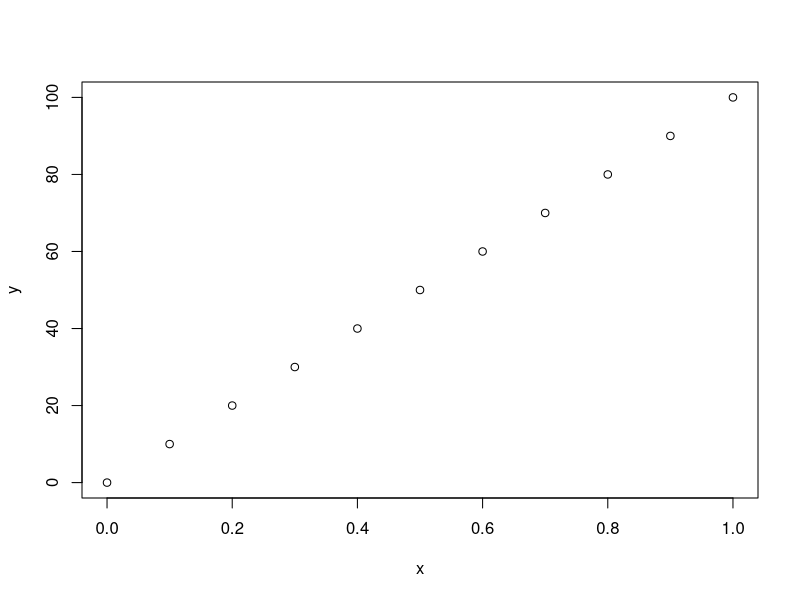
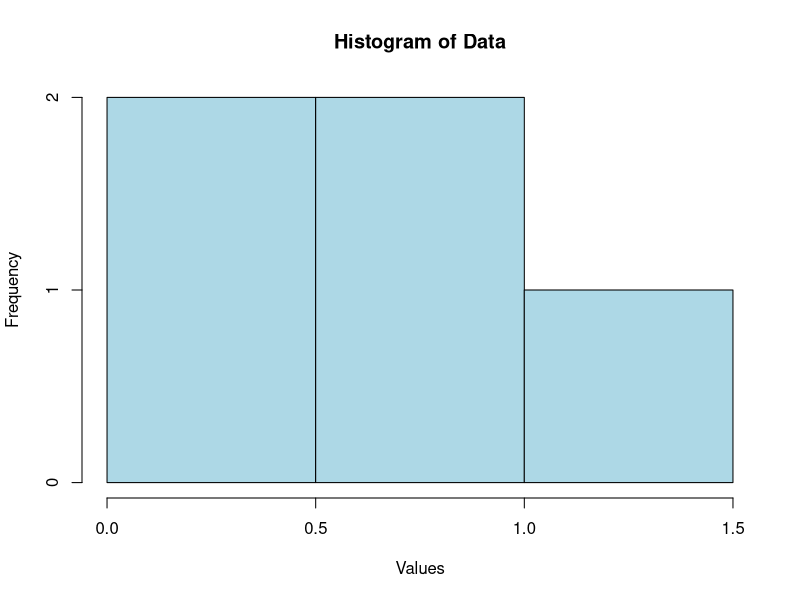

Source code (R) for these figures, in order:
# date: 16 Sep 2024
# developer: Navya

# Chapter 2: R for basic statistics
# This code has a lot of statistical functions

# get working directory
getwd()
setwd('D:/R_Codes')
getwd()

# create a numeric vector
# c is concatenation
vec=c(4, 7, 1, 9, 5, 2, 6, 8, 3)
vec
print(vec)

vec1= 1:10
vec1

seq(20,30)
seq(0, 100, 10)


rep(5, 10)
rep('Navya', 4)

vec = seq(0.0,1.2,0.3)
vec
mean(vec)

mean((seq(0.0,1.2,0.3)))

# Calculate the mean
mean_value = mean(1:100)
mean_value

# Calculate the median
median_value = median(vec)
median_value

# Calculate the sum
sum_value = sum(vec)
sum_value

# Calculate the standard deviation
sd_value = sd(vec)
sd_value

# Calculate the variance
variance_value = var(vec)
variance_value

# Calculate the minimum and maximum
min_value = min(vec)
max_value = max(vec)
min_value
max_value

# Generate a summary of basic statistics
summary(vec)

vec
length(vec)


mat = matrix(1:10,2,5, byrow = TRUE)
mat
dim(mat)

x = seq(0,1,0.1)
length(x)
y = seq(0,100,10)
length(y)

plot(x,y)

# Create a histogram
hist(vec, main = "Histogram of Data", xlab = "Values", col = "lightblue", border = "black")
